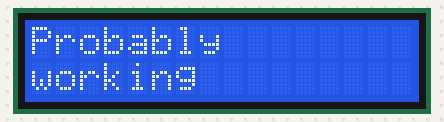
A sketch run on a simulated Arduino Uno, built with avr-gcc and run on an emulated ATmega328P. Parts: 16×2 character LCD.

Above: at 0.1 s.
At 2.2 s:
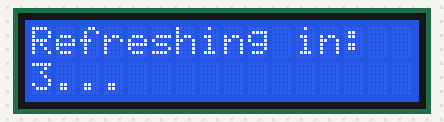
At 3.2 s:
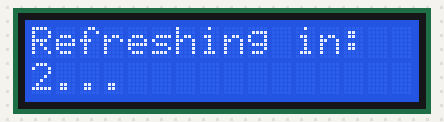
At 4.2 s:
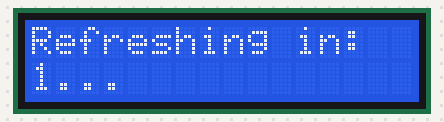

The sketch:

LCD.ino
```cpp
// ! <-- Include required libraries --> !
#include <Wire.h>
#include <hd44780.h>
#include <hd44780ioClass/hd44780_I2Clcd.h>

// --> Include required libraries <--

// ! <-- Settings --> !

byte
F2_address = 0x27;   // LCD Screen address, !! RUN "I2C-scan" to get your address !!

// --> Settings <--

// ! <-- Communication-needed devices settings --> !

int
// Screen 2 (F2)
F2_width = 16,
F2_height = 2;

// Link F2 to hd44780 lib
hd44780_I2Clcd F2(F2_address);
// --> Communication-needed devices settings <--

void setup() {
  // ! <-- Devices and pins init --> !


  F2.begin(F2_width, F2_height); // Init F2
  // --> Devices and pins init <--

}

void loop() {
  F2.clear(); F2.backlight(); F2.setCursor(0,0); F2.print("Probably"); F2.setCursor(0,1); F2.print("working");
  delay(2000);
  F2.clear(); F2.setCursor(0,0); F2.print("Refreshing in:"); F2.setCursor(0,1); F2.print("3...");
  delay(1000);
  F2.setCursor(0,1); F2.print("2");
  delay(1000);
  F2.setCursor(0,1); F2.print("1");
  delay(1000);
}
```

Measured:
- by itself, everything shown: repeats every 5.0 s, in 4 steps
- what the display in image 1 shows lasts 1.0 s, from 2.1 s to 3.1 s
